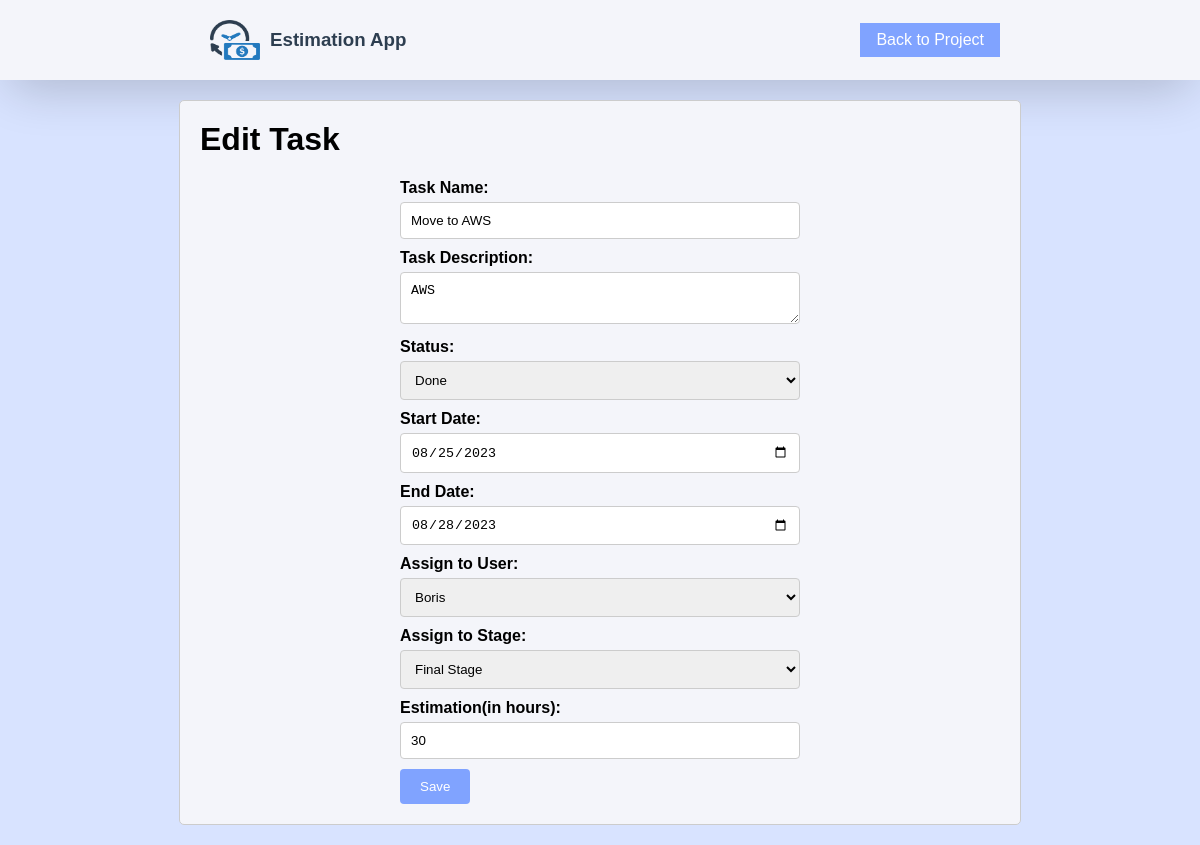
Screenshot of /editTask.php?task_id=30 with the database file from the repository.
### tables this page shows
CREATE TABLE `tasks` (
  `id` int(11) NOT NULL,
  `project_id` int(11) NOT NULL,
  `stage_id` int(11) NOT NULL,
  `task_name` varchar(100) NOT NULL,
  `task_description` varchar(500) NOT NULL,
  `status` varchar(100) NOT NULL,
  `start_date` date NOT NULL,
  `end_date` date NOT NULL,
  `duration` varchar(255) NOT NULL,
  `assigned` varchar(255) NOT NULL,
  `estimation` int(11) NOT NULL
);

### editTask.php (the view, shortened to what this page needs)
<?php
include('dbconnection.php');
if (isset($_GET['task_id'])) {
    $taskId = $_GET['task_id'];
} else {
    echo "Task ID not provided.";
    exit;
}
$sql = "SELECT * FROM tasks WHERE id = '$taskId'";
$taskResult = $connection->query($sql);
if ($taskResult->num_rows > 0) {
    $task = $taskResult->fetch_assoc();
} else {
    echo "Task not found.";
    exit;
}
?>
<!DOCTYPE html>
<html lang="en">
<head>
</head>
<body>
    <header>
        <div class="header-content">
            <div class="logo">
                <img src="estimate-icon.png">
                <h3>Estimation App</h3>
            </div>
            <div class="back-button">
                <a href="project.php?id=<?php echo $task['project_id'] ?>">Back to Project</a>
            </div>
        </div>
    </header>
    <main>
        <h1>Edit Task</h1>
        <form method="post" action="editTask.php?task_id=<?php echo $taskId; ?>">
            <label for="task_name">Task Name:</label>
            <input type="text" name="task_name" value="<?php echo $task['task_name']; ?>"><br>
            <label for="task_description">Task Description:</label>
            <textarea name="task_description"><?php echo $task['task_description']; ?></textarea><br>
            <label for="status">Status:</label>
            <select name="status">
                <option value="Done" <?php if ($task['status'] == 'Done') echo 'selected'; ?>>Done</option>
            </select><br>
            <label for="start_date">Start Date:</label>
            <input type="date" name="start_date" value="<?php echo $task['start_date']; ?>"><br>
            <label for="end_date">End Date:</label>
            <input type="date" name="end_date" value="<?php echo $task['end_date']; ?>"><br>
            <label for="assigned_user">Assign to User:</label>
            <select name="assigned_user">
                <?php
                $sql = "SELECT id, username
                            FROM users
                            WHERE id IN (
                            SELECT user_id FROM user_projects WHERE project_id = '{$task['project_id']}'
                            )";
                $usersResult = $connection->query($sql);
                while ($userRow = $usersResult->fetch_assoc()) {
                    $selected = ($task['assigned'] == $userRow['id']) ? 'selected' : '';
                    echo "<option value='{$userRow['id']}' $selected>{$userRow['username']}</option>";
                }
                ?>
            </select><br>
            <label for="assigned_stage">Assign to Stage:</label>
            <select name="assigned_stage">
                <?php
                $sql = "SELECT id, stage_name
                        FROM stages
                        WHERE project_id = '{$task['project_id']}'";
                $stagesResult = $connection->query($sql);
                while ($stageRow = $stagesResult->fetch_assoc()) {
                    $selected = ($task['stage_id'] == $stageRow['id']) ? 'selected' : '';
                    echo "<option value='{$stageRow['id']}' $selected>{$stageRow['stage_name']}</option>";
                }
                ?>
            </select><br>
            <label for="estimation">Estimation(in hours):</label>
            <input type="number" name="estimation" value="<?php echo $task['estimation']; ?>">
            <button type="submit" class="button save-button">Save</button>
        </form>
    </main>
</body>
</html>

### editTask.php (style rules this page uses)
body { font-family: Arial, sans-serif; margin: 0; padding: 0; display: flex; flex-direction: column; align-items: center; background-color: rgba(128, 163, 255, 0.3); }
header { width: 100%; box-shadow: rgba(0, 0, 0, 0.2) 0px 18px 50px -10px; background-color:#f4f5fa; }
.logo { display: flex; }
header a, header h3 { color: #2d3e50; }
.header-content { display: flex; align-items: center; color: white; text-align: center; padding: 10px; margin: 0 auto; width: 100%; max-width: 800px; justify-content: space-between; }
img { width: 50px; height: 40px; margin: 10px; }
main { width: 100%; max-width: 800px; margin: 20px auto; padding: 20px; border: 1px solid #ccc; border-radius: 5px; background-color: #f4f5fa; }
h1 { margin-top: 0; }
form { width: 100%; max-width: 400px; margin: 0 auto; }
label { display: block; margin-bottom: 5px; font-weight: bold; }
input[type="text"], input[type="date"], select, textarea { width: 100%; padding: 10px; margin-bottom: 10px; border: 1px solid #ccc; border-radius: 4px; box-sizing: border-box; }
input[name="estimation"] { width: 100%; padding: 10px; margin-bottom: 10px; border: 1px solid #ccc; border-radius: 4px; box-sizing: border-box; }
button { padding: 10px 20px; background-color: #80a3ff; color: white; border: none; border-radius: 4px; cursor: pointer; }
.back-button { background-color: #80a3ff; color: white; padding: 8px 16px; border: none; cursor: pointer; }
.back-button a { text-decoration: none; color: white; width: 110px; }

### rows the page displays
tasks: task_name "Move to AWS", task_description "AWS", status "Done", start_date "08/25/2023", end_date "08/28/2023", estimation "30"

### other values shown
form field assigned_user "Boris"
form field assigned_stage "Final Stage"
